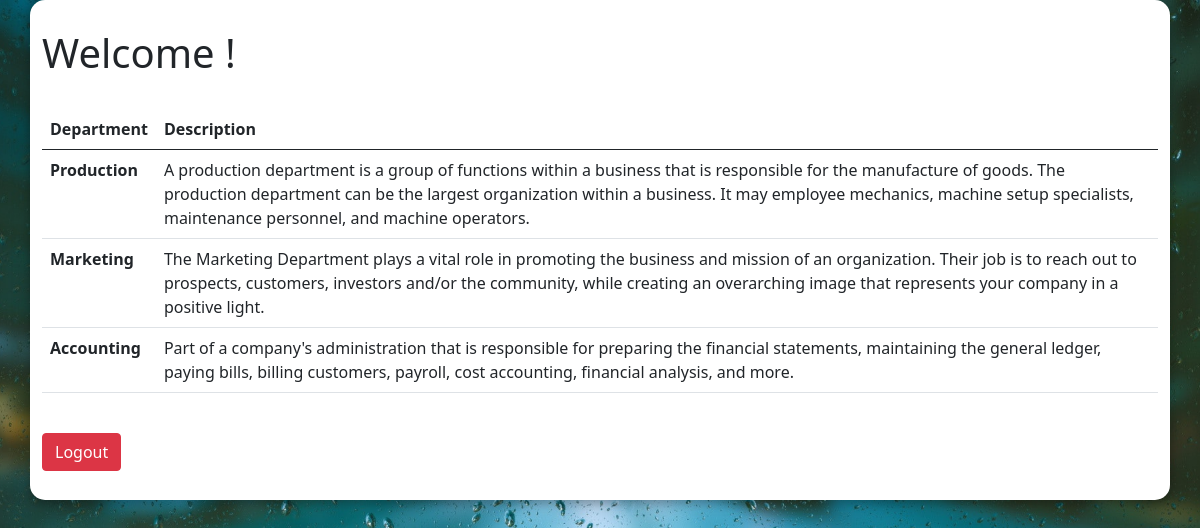
Screenshot of /php/Dashboard.php with the database file from the repository.
### tables this page shows
CREATE TABLE `department` (
  `id` int(11) NOT NULL,
  `name` varchar(255) NOT NULL,
  `description` varchar(500) NOT NULL
);

### php/Dashboard.php (the view, shortened to what this page needs)
<!DOCTYPE html>
<html lang="en">
<head>
    <link rel="stylesheet" type="text/css" href="../css/style.css">
    <link rel="stylesheet" type="text/css" href="../css/util.css">
    <link href="https://cdn.jsdelivr.net/npm/bootstrap@5.0.0-beta1/dist/css/bootstrap.min.css" rel="stylesheet"
>
    <link rel="stylesheet" href="https://use.fontawesome.com/releases/v5.6.1/css/all.css"
>
</head>
<body>
    <div class="container user_card">
        <?php
            include_once 'connection.php';
            echo "<h1>Welcome ".$_SESSION["name"]."!</h1><br>";
            $dept_sql = "SELECT * FROM department;";
            $result = $conn->query($dept_sql);
            echo '<table class="table">
                    <thead class="thead-dark">
                        <tr>
                            <th scope="col">Department</th>
                            <th scope="col">Description</th>
                        </tr>
                    </thead>
                    <tbody>';
            while($row = $result->fetch_assoc()) {
                echo '<tr>';
                echo '<th scope="row">' . $row['name'] . "</th>";
                echo '<td>' . $row['description'] . "</td>";
                echo '</tr>';
            }
            echo '</tbody>
                </table>';
        ?>
        <div>
            <a href="../html/Login.html" class="btn btn-danger mt-4">Logout</a>
        </div>
    </div>
</body>
</html>

### css/style.css (style rules this page uses)
body { margin: 0; padding: 0; background: url('../images/background.jpg'); background-size: cover; background-position: center; background-repeat: no-repeat; background-attachment: fixed; }
.user_card { height: 500px; width: 450px; margin-top: auto; margin-bottom: auto; background: #ffffff; position: relative; display: flex; justify-content: center; flex-direction: column; padding: 20px; box-shadow: 0 4px 8px 0 rgba(0, 0, 0, 0.2), 0 6px 20px 0 rgba(0, 0, 0, 0.19); -webkit-box-shadow: 0 4px 8px 0 rgba(0, 0, 0, 0.2), 0 6px 20px 0 rgba(0, 0, 0, 0.19); -moz-box-shadow: 0 4px 8px 0 rgba(0, 0, 0, 0.2), 0 6px 20px 0 rgba(0, 0, 0, 0.19); border-radius: 15px; }

### rows the page displays
department: name "Production", description "A production department is a group of functions within a business that is responsible for the manufacture of goods. The production department can be the largest organization within a business. It may employee mechanics, machine setup specialists, maintenance personnel, and machine operators."
department: name "Marketing", description "The Marketing Department plays a vital role in promoting the business and mission of an organization. Their job is to reach out to prospects, customers, investors and/or the community, while creating an overarching image that represents your company in a positive light."
department: name "Accounting", description "Part of a company's administration that is responsible for preparing the financial statements, maintaining the general ledger, paying bills, billing customers, payroll, cost accounting, financial analysis, and more."
